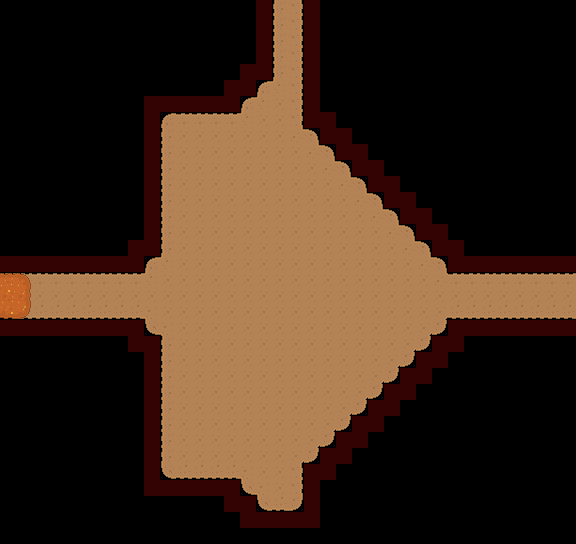

The image is a tile-based game level rendered from a .tmx file. Its description and source (layers, tilesets, objects; grid data summarised) follow:
An orthogonal 36x34 tile map with 16x16 px tiles, 3 tile layers (Tile Layer 1, Tile Layer 2, collisions), 3 tilesets.

<map version="1.0" orientation="orthogonal" renderorder="right-down" width="36" height="34" tilewidth="16" tileheight="16" nextobjectid="1">
 <tileset firstgid="1" source="roguelikeSheet_transparent.tsx" />
 <tileset firstgid="1768" source="roguelikeIndoor_transparent.tsx" />
 <tileset firstgid="2236" source="meta_tiles.tsx" />
 <layer name="Tile Layer 1" width="36" height="34">
  <data>[1224 cells, 404 non-empty, 13 distinct tile ids]</data>
 </layer>
 <layer name="Tile Layer 2" width="36" height="34">
  <data>[1224 cells, 6 non-empty, 6 distinct tile ids]</data>
 </layer>
 <objectgroup name="player" />
 <layer name="collisions" width="36" height="34">
  <data>[1224 cells, 126 non-empty, 1 distinct tile ids]</data>
 </layer>
</map>
